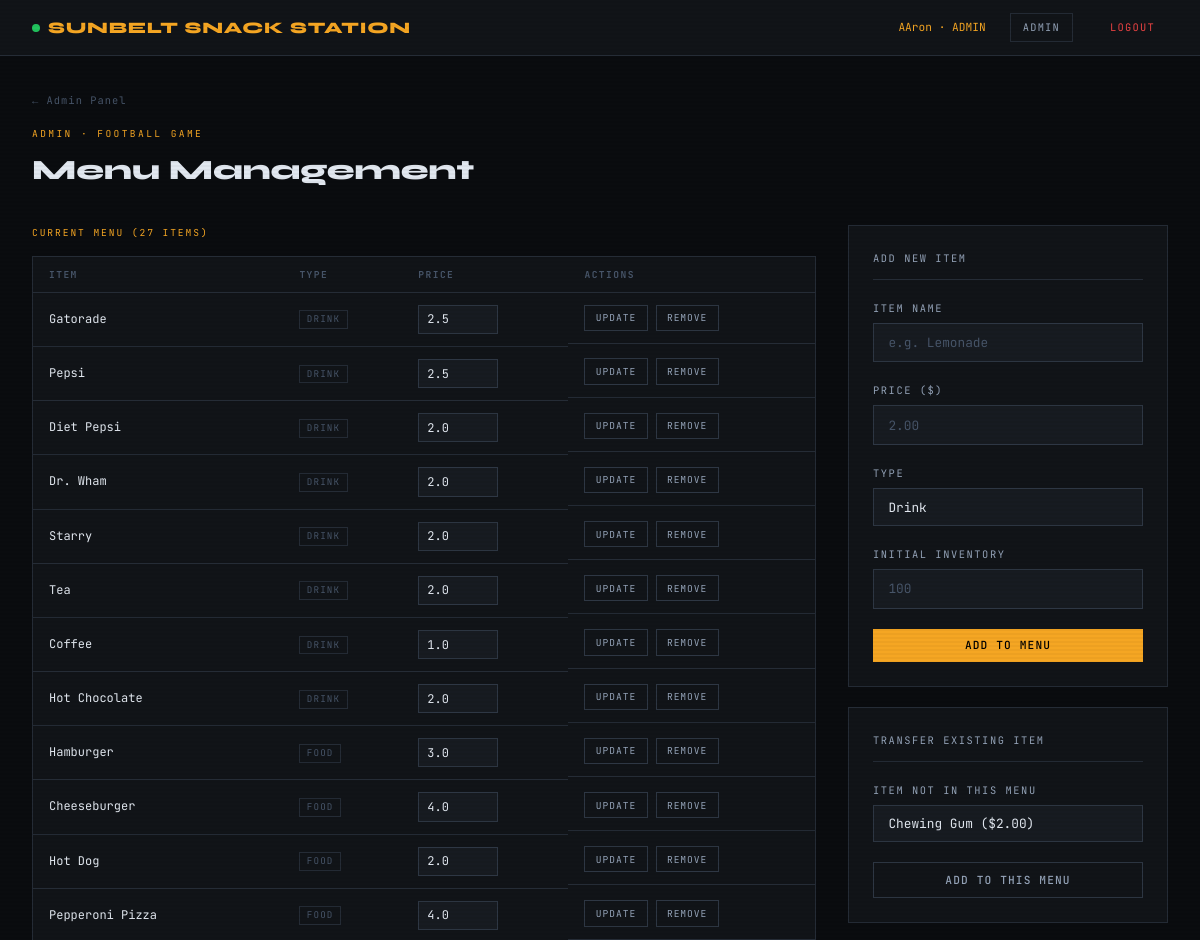
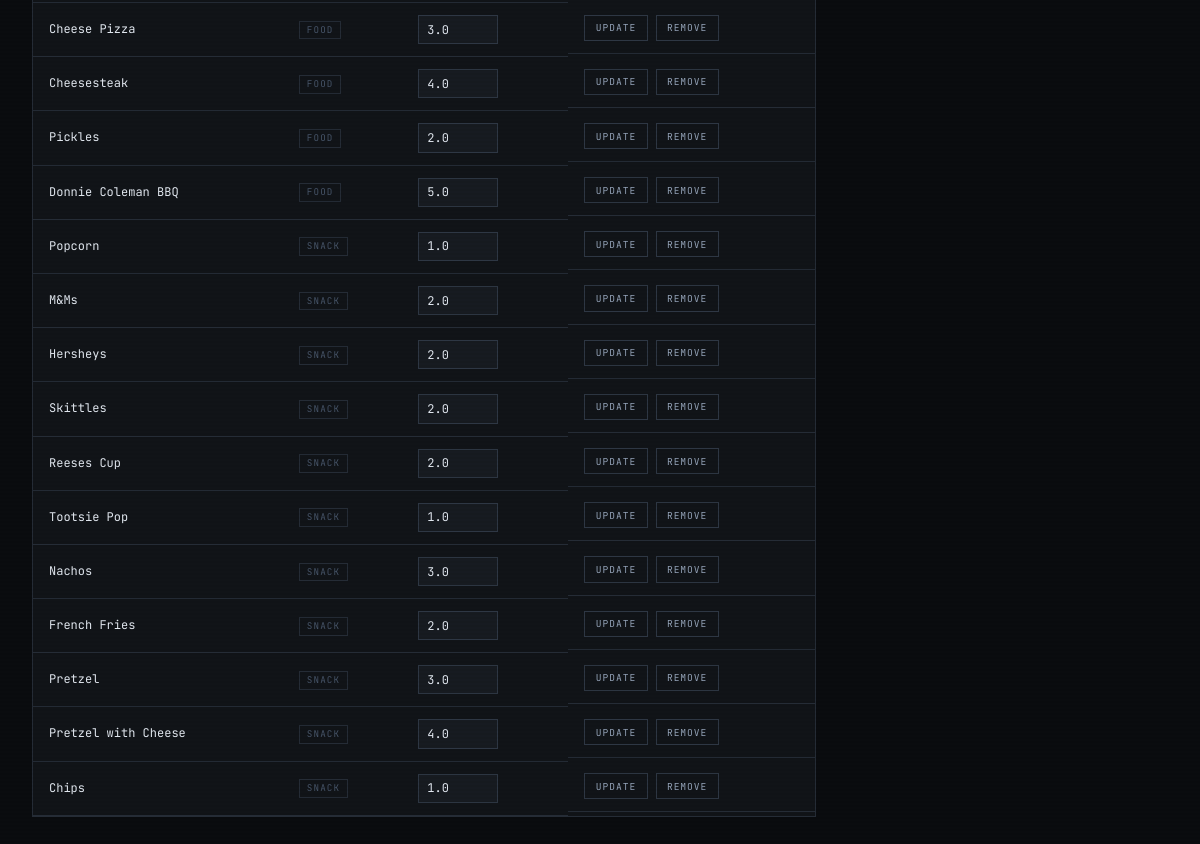
/admin/menu (signed in), run on the app's committed database (2 pictures, top to bottom).
### tables this page shows
CREATE TABLE ITEMS
                (ITEM_ID INTEGER PRIMARY KEY,
                ITEM TEXT NOT NULL,
                PRICE TEXT NOT NULL,
                ITEM_TYPE TEXT NOT NULL);

### app.py (the view)
@app.route('/admin/menu')
def admin_menu():
    if not session.get('is_admin'):
        return redirect(url_for('pos'))
    sport = session.get('sport', 'Football Game')
    conn = get_db()
    db_prices = {row['ITEM']: float(row['PRICE']) for row in conn.execute("SELECT ITEM, PRICE FROM ITEMS").fetchall()}
    all_items = conn.execute("SELECT ITEM, PRICE, ITEM_TYPE FROM ITEMS ORDER BY ITEM").fetchall()
    conn.close()
    menu = SPORT_MENUS.get(sport, [])
    menu_names = {name for name, _, _ in menu}
    current_menu = [(name, db_prices.get(name, price), itype) for name, price, itype in menu]
    other_items = [(row['ITEM'], float(row['PRICE']), row['ITEM_TYPE'])
                   for row in all_items if row['ITEM'] not in menu_names]
    return render_template('admin_menu.html', sport=sport, current_menu=current_menu,
                           other_items=other_items)

### app.py (called while the page is built)
def get_db():
    conn = sqlite3.connect(DATABASE)
    conn.row_factory = sqlite3.Row
    return conn

### templates/admin_menu.html (shortened to what this page needs)
{% extends 'base.html' %}
{% block content %}
<div class="menu-wrap">
  <a href="{{ url_for('admin') }}" class="back-link">← Admin Panel</a>
  <div class="page-header" style="margin-top:1rem;">
    <div class="page-label">Admin · {{ sport }}</div>
    <div class="page-title">Menu Management</div>
  </div>
  <div class="mgmt-layout">
    <div>
      <div class="section-head">Current Menu ({{ current_menu|length }} items)</div>
      <div style="background:var(--surface); border:1px solid var(--border); overflow:hidden;">
        <table class="table">
          <thead>
            <tr><th>Item</th><th>Type</th><th>Price</th><th>Actions</th></tr>
          </thead>
          <tbody>
            {% for name, price, itype in current_menu %}
            <tr id="row-{{ loop.index }}">
              <td style="color:var(--text);">{{ name }}</td>
              <td><span class="type-badge">{{ itype }}</span></td>
              <td>
                <input type="number" class="price-input" value="{{ price }}" step="0.25" min="0"
                       id="price-{{ loop.index }}" data-item="{{ name }}"/>
              </td>
              <td style="display:flex; gap:0.5rem; align-items:center;">
                <button class="inline-btn" onclick="updatePrice({{ loop.index }}, '{{ name }}')">Update</button>
                <button class="inline-btn red" onclick="removeItem('{{ name }}', {{ loop.index }})">Remove</button>
              </td>
            </tr>
            {% endfor %}
          </tbody>
        </table>
      </div>
    </div>
    <div>
      <div class="panel" style="margin-bottom:1.25rem;">
        <div class="panel-title">Add New Item</div>
        <div class="form-group">
          <label class="form-label">Item Name</label>
          <input type="text" class="form-input" id="newName" placeholder="e.g. Lemonade"/>
        </div>
        <div class="form-group">
          <label class="form-label">Price ($)</label>
          <input type="number" class="form-input" id="newPrice" placeholder="2.00" step="0.25" min="0"/>
        </div>
        <div class="form-group">
          <label class="form-label">Type</label>
          <select class="form-select" id="newType">
            <option value="drink">Drink</option>
          </select>
        </div>
        <div class="form-group">
          <label class="form-label">Initial Inventory</label>
          <input type="number" class="form-input" id="newQty" placeholder="100" min="0"/>
        </div>
        <button class="btn btn-amber" style="width:100%;" onclick="addItem()">Add to Menu</button>
      </div>
      {% if other_items %}
      <div class="panel">
        <div class="panel-title">Transfer Existing Item</div>
        <div class="form-group">
          <label class="form-label">Item not in this menu</label>
          <select class="form-select" id="transferItem">
            {% for name, price, itype in other_items %}
            <option value="{{ name }}">{{ name }} (${{ '%.2f'|format(price) }})</option>
            {% endfor %}
          </select>
        </div>
        <button class="btn btn-ghost" style="width:100%;" onclick="transferItem()">Add to This Menu</button>
      </div>
      {% endif %}
    </div>
  </div>
</div>
{% endblock %}

### templates/base.html (style rules this page uses)
*, *::before, *::after { box-sizing: border-box; margin: 0; padding: 0; }
:root { --bg: #0a0c0f; --surface: #111418; --surface2: #171b21; --surface3: #1e232b; --border: #252c36; --border2: #2e3744; --amber: #f5a623; --amber-dim: #c4841a; --amber-glow: rgba(245,166,35,0.12); --green: #22c55e; --green-dim: #16a34a; --red: #ef4444; --blue: #3b82f6; --text: #e2e8f0; --text-dim: #94a3b8; --text-muted: #475569; --mono: 'JetBrains Mono', monospace; --display: 'Syne', sans-serif; }
html { scroll-behavior: smooth; }
body { background: var(--bg); color: var(--text); font-family: var(--mono); font-size: 14px; line-height: 1.6; min-height: 100vh; }
body::after { content: ''; position: fixed; inset: 0; background: repeating-linear-gradient( 0deg, transparent, transparent 2px, rgba(0,0,0,0.03) 2px, rgba(0,0,0,0.03) 4px ); pointer-events: none; z-index: 9998; }
.page-header { margin-bottom: 2rem; }
.page-label { font-size: 0.6rem; letter-spacing: 0.25em; text-transform: uppercase; color: var(--amber); margin-bottom: 0.4rem; }
.page-title { font-family: var(--display); font-size: 1.75rem; font-weight: 800; color: var(--text); }
.btn { display: inline-flex; align-items: center; justify-content: center; gap: 0.5rem; padding: 0.6rem 1.25rem; font-family: var(--mono); font-size: 0.7rem; font-weight: 500; letter-spacing: 0.1em; text-transform: uppercase; border: none; cursor: pointer; text-decoration: none; transition: all 0.15s; white-space: nowrap; }
.btn-amber { background: var(--amber); color: #000; }
.btn-ghost { background: transparent; color: var(--text-dim); border: 1px solid var(--border2); }
.form-group { margin-bottom: 1.25rem; }
.form-label { display: block; font-size: 0.65rem; letter-spacing: 0.15em; text-transform: uppercase; color: var(--text-dim); margin-bottom: 0.4rem; }
.form-input, .form-select { width: 100%; padding: 0.65rem 0.9rem; background: var(--surface2); border: 1px solid var(--border2); color: var(--text); font-family: var(--mono); font-size: 0.8rem; outline: none; transition: border-color 0.2s; appearance: none; }
.form-input::placeholder { color: var(--text-muted); }
.table { width: 100%; border-collapse: collapse; font-size: 0.75rem; }
.table th { padding: 0.6rem 1rem; text-align: left; font-size: 0.6rem; letter-spacing: 0.15em; text-transform: uppercase; color: var(--text-muted); border-bottom: 1px solid var(--border); }
.table td { padding: 0.75rem 1rem; border-bottom: 1px solid var(--border); color: var(--text-dim); }

### templates/admin_menu.html (style rules this page uses)
.menu-wrap { padding:2rem; }
.mgmt-layout { display:grid; grid-template-columns:1fr 320px; gap:2rem; margin-top:1.5rem; }
.section-head { font-size:0.6rem; letter-spacing:0.2em; text-transform:uppercase; color:var(--amber); margin-bottom:1rem; }
.panel { background:var(--surface); border:1px solid var(--border); padding:1.5rem; }
.panel-title { font-size:0.65rem; letter-spacing:0.15em; text-transform:uppercase; color:var(--text-dim); margin-bottom:1.25rem; padding-bottom:0.75rem; border-bottom:1px solid var(--border); }
.price-input { width:80px; padding:0.35rem 0.5rem; background:var(--surface2); border:1px solid var(--border2); color:var(--text); font-family:var(--mono); font-size:0.75rem; }
.inline-btn { padding:0.35rem 0.65rem; background:transparent; border:1px solid var(--border2); color:var(--text-dim); font-family:var(--mono); font-size:0.6rem; letter-spacing:0.1em; text-transform:uppercase; cursor:pointer; transition:all 0.15s; }
.type-badge { font-size:0.58rem; letter-spacing:0.12em; text-transform:uppercase; padding:0.15rem 0.4rem; border:1px solid var(--border); color:var(--text-muted); }
.back-link { font-size:0.65rem; color:var(--text-muted); text-decoration:none; letter-spacing:0.1em; }

### data on the page
ITEMS: ITEM "Gatorade", ITEM_TYPE "DRINK", price "2.5"
ITEMS: ITEM "Pepsi", ITEM_TYPE "DRINK", price "2.5"
ITEMS: ITEM "Diet Pepsi", ITEM_TYPE "DRINK", price "2.0"
ITEMS: ITEM "Dr. Wham", ITEM_TYPE "DRINK", price "2.0"
ITEMS: ITEM "Starry", ITEM_TYPE "DRINK", price "2.0"
ITEMS: ITEM "Tea", ITEM_TYPE "DRINK", price "2.0"
ITEMS: ITEM "Coffee", ITEM_TYPE "DRINK", price "1.0"
ITEMS: ITEM "Hot Chocolate", ITEM_TYPE "DRINK", price "2.0"
ITEMS: ITEM "Hamburger", ITEM_TYPE "FOOD", price "3.0"
ITEMS: ITEM "Cheeseburger", ITEM_TYPE "FOOD", price "4.0"
ITEMS: ITEM "Hot Dog", ITEM_TYPE "FOOD", price "2.0"
ITEMS: ITEM "Pepperoni Pizza", ITEM_TYPE "FOOD", price "4.0"
ITEMS: ITEM "Cheese Pizza", ITEM_TYPE "FOOD", price "3.0"
ITEMS: ITEM "Cheesesteak", ITEM_TYPE "FOOD", price "4.0"
ITEMS: ITEM "Pickles", ITEM_TYPE "FOOD", price "2.0"
ITEMS: ITEM "Donnie Coleman BBQ", ITEM_TYPE "FOOD", price "5.0"
ITEMS: ITEM "Popcorn", ITEM_TYPE "SNACK", price "1.0"
ITEMS: ITEM "M&Ms", ITEM_TYPE "SNACK", price "2.0"
ITEMS: ITEM "Hersheys", ITEM_TYPE "SNACK", price "2.0"
ITEMS: ITEM "Skittles", ITEM_TYPE "SNACK", price "2.0"
ITEMS: ITEM "Reeses Cup", ITEM_TYPE "SNACK", price "2.0"
ITEMS: ITEM "Tootsie Pop", ITEM_TYPE "SNACK", price "1.0"
ITEMS: ITEM "Nachos", ITEM_TYPE "SNACK", price "3.0"
ITEMS: ITEM "French Fries", ITEM_TYPE "SNACK", price "2.0"
ITEMS: ITEM "Pretzel", ITEM_TYPE "SNACK", price "3.0"
ITEMS: ITEM "Pretzel with Cheese", ITEM_TYPE "SNACK", price "4.0"
ITEMS: ITEM "Chips", ITEM_TYPE "SNACK", price "1.0"

### other printed values
{{ session.get('username') }} "AAron"
{{ sport }} "FOOTBALL GAME"
{{ current_menu|length }} "27"
form field value "Chewing Gum ($2.00)"
